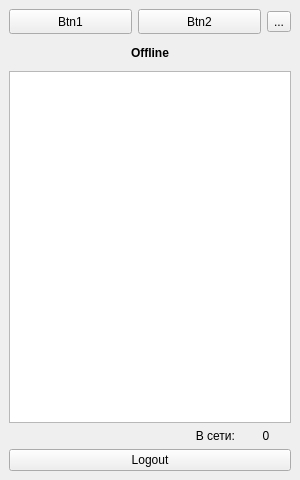
<?xml version="1.0" encoding="UTF-8"?>
<ui version="4.0">
 <class>MainWindow</class>
 <widget class="QMainWindow" name="MainWindow">
  <property name="geometry">
   <rect>
    <x>0</x>
    <y>0</y>
    <width>300</width>
    <height>480</height>
   </rect>
  </property>
  <property name="minimumSize">
   <size>
    <width>300</width>
    <height>480</height>
   </size>
  </property>
  <property name="maximumSize">
   <size>
    <width>400</width>
    <height>700</height>
   </size>
  </property>
  <property name="windowTitle">
   <string>MainWindow</string>
  </property>
  <widget class="QWidget" name="centralwidget">
   <layout class="QVBoxLayout" name="verticalLayout_2">
    <item>
     <layout class="QVBoxLayout" name="verticalLayout">
      <property name="sizeConstraint">
       <enum>QLayout::SetMaximumSize</enum>
      </property>
      <item>
       <layout class="QHBoxLayout" name="horizontalLayout">
        <item>
         <widget class="QPushButton" name="m_btn1">
          <property name="minimumSize">
           <size>
            <width>0</width>
            <height>25</height>
           </size>
          </property>
          <property name="maximumSize">
           <size>
            <width>16777215</width>
            <height>25</height>
           </size>
          </property>
          <property name="text">
           <string>Btn1</string>
          </property>
         </widget>
        </item>
        <item>
         <widget class="QPushButton" name="m_btn2">
          <property name="minimumSize">
           <size>
            <width>0</width>
            <height>25</height>
           </size>
          </property>
          <property name="maximumSize">
           <size>
            <width>16777215</width>
            <height>25</height>
           </size>
          </property>
          <property name="text">
           <string>Btn2</string>
          </property>
         </widget>
        </item>
        <item>
         <widget class="QToolButton" name="m_btnMenu">
          <property name="text">
           <string>...</string>
          </property>
         </widget>
        </item>
       </layout>
      </item>
      <item>
       <widget class="QLabel" name="m_lblStatus">
        <property name="minimumSize">
         <size>
          <width>0</width>
          <height>25</height>
         </size>
        </property>
        <property name="maximumSize">
         <size>
          <width>16777215</width>
          <height>25</height>
         </size>
        </property>
        <property name="font">
         <font>
          <pointsize>9</pointsize>
          <weight>75</weight>
          <bold>true</bold>
         </font>
        </property>
        <property name="text">
         <string>Offline</string>
        </property>
        <property name="alignment">
         <set>Qt::AlignCenter</set>
        </property>
       </widget>
      </item>
      <item>
       <widget class="QListView" name="m_lviewContacts">
        <property name="viewMode">
         <enum>QListView::ListMode</enum>
        </property>
       </widget>
      </item>
      <item>
       <layout class="QHBoxLayout" name="horizontalLayout_3">
        <property name="topMargin">
         <number>0</number>
        </property>
        <item>
         <widget class="QLabel" name="m_lblOnline">
          <property name="maximumSize">
           <size>
            <width>16777215</width>
            <height>16777215</height>
           </size>
          </property>
          <property name="text">
           <string>В сети:</string>
          </property>
          <property name="alignment">
           <set>Qt::AlignRight|Qt::AlignTrailing|Qt::AlignVCenter</set>
          </property>
         </widget>
        </item>
        <item>
         <widget class="QLabel" name="m_lblOnlineCount">
          <property name="maximumSize">
           <size>
            <width>50</width>
            <height>16777215</height>
           </size>
          </property>
          <property name="text">
           <string>0</string>
          </property>
          <property name="alignment">
           <set>Qt::AlignCenter</set>
          </property>
         </widget>
        </item>
       </layout>
      </item>
      <item>
       <layout class="QHBoxLayout" name="horizontalLayout_2">
        <item>
         <widget class="QPushButton" name="m_btnLogout">
          <property name="text">
           <string>Logout</string>
          </property>
         </widget>
        </item>
       </layout>
      </item>
     </layout>
    </item>
   </layout>
  </widget>
  <widget class="QMenuBar" name="menubar">
   <property name="geometry">
    <rect>
     <x>0</x>
     <y>0</y>
     <width>300</width>
     <height>26</height>
    </rect>
   </property>
  </widget>
 </widget>
 <resources/>
 <connections/>
</ui>
